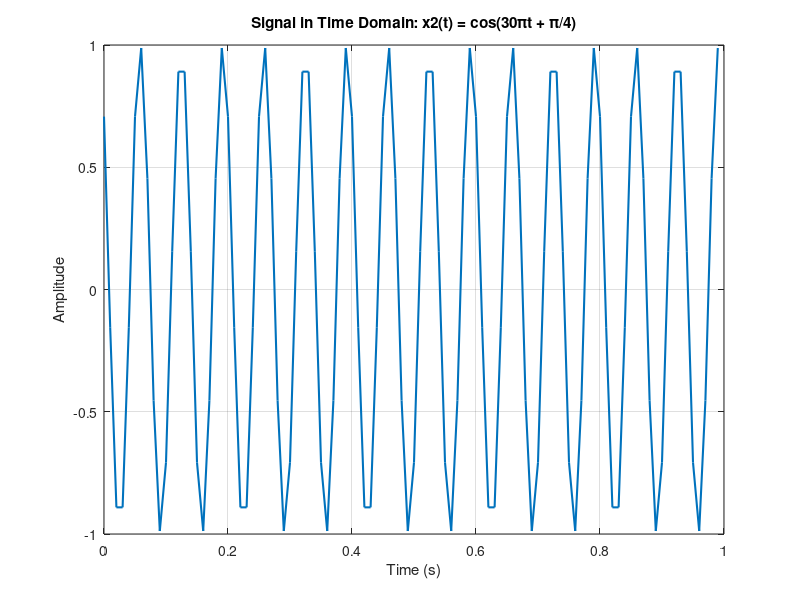
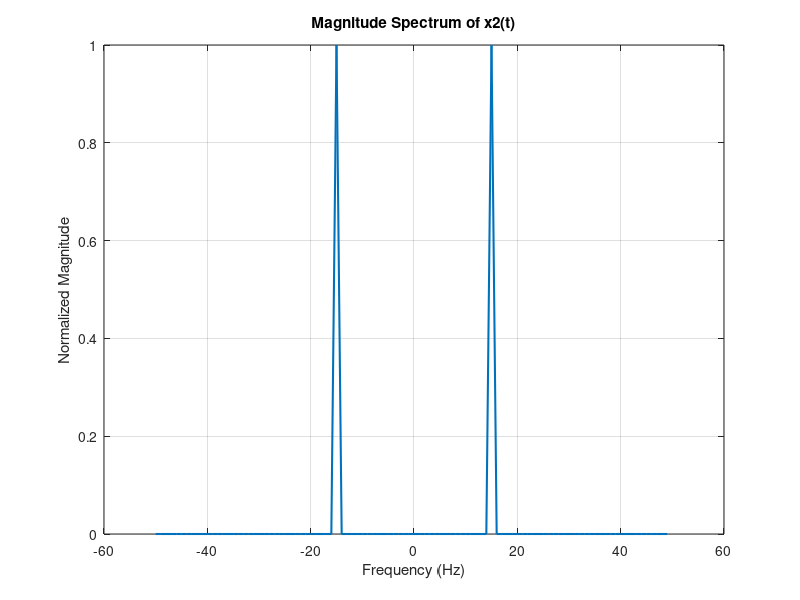
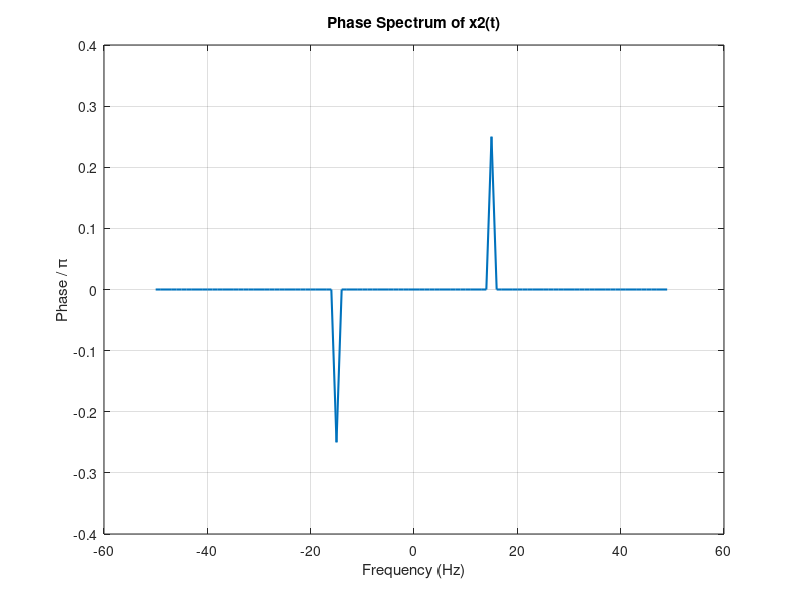

MATLAB code for these plots, in order:
fs = 100; 
Ts = 1/fs; 
t_start = 0; 
t_end = 1; 
t = t_start:Ts:t_end-Ts; 

x2 = cos(30 * pi * t + pi/4);

figure;
plot(t, x2, 'LineWidth', 1.5);
xlabel('Time (s)');
ylabel('Amplitude');
title('Signal in Time Domain: x2(t) = cos(30πt + π/4)');
grid on;

N = length(x2); 
y = fftshift(fft(x2)); 
f = (-fs/2):(fs/N):(fs/2 - fs/N); 

magnitude = abs(y) / max(abs(y));

figure;
plot(f, magnitude, 'LineWidth', 1.5);
xlabel('Frequency (Hz)');
ylabel('Normalized Magnitude');
title('Magnitude Spectrum of x2(t)');
grid on;

tol = 1e-6; 
y(abs(y) < tol) = 0; 
theta = angle(y); 

figure;
plot(f, theta/pi, 'LineWidth', 1.5);
xlabel('Frequency (Hz)');
ylabel('Phase / \pi');
title('Phase Spectrum of x2(t)');
grid on;

disp('Fourier Transform (Magnitude and Phase) plots are completed.');
